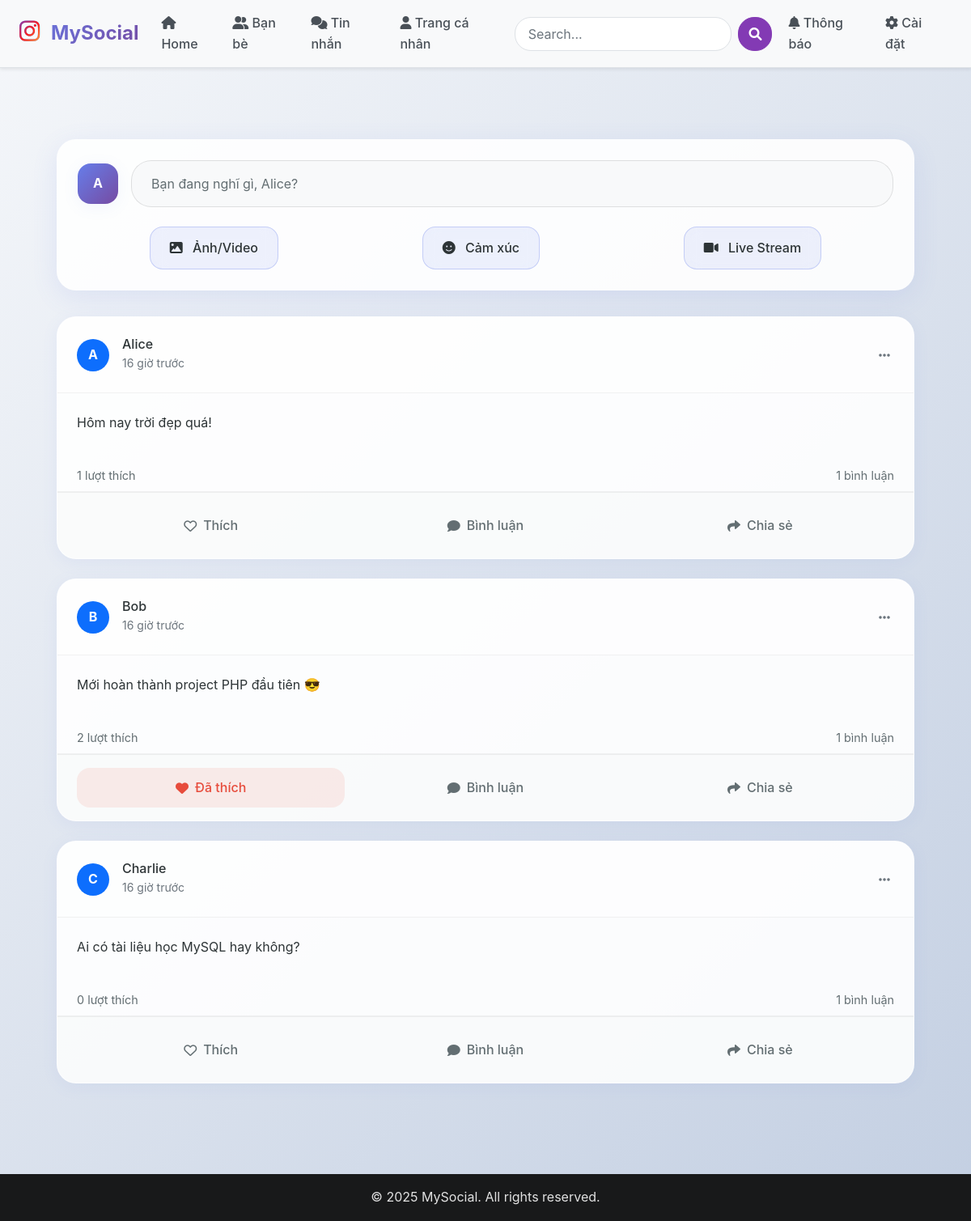
Page /app/views/pages/posts/home.php on the committed database.
### tables this page shows
CREATE TABLE Post (
    PostID INT AUTO_INCREMENT PRIMARY KEY,
    AuthorID INT NOT NULL,
    Content TEXT,
    PostTime DATETIME DEFAULT CURRENT_TIMESTAMP,
    SharedFromPostID INT NULL,
    FOREIGN KEY (AuthorID) REFERENCES Account(AccountID),
    FOREIGN KEY (SharedFromPostID) REFERENCES Post(PostID)
);

CREATE TABLE Account (
    AccountID INT AUTO_INCREMENT PRIMARY KEY,
    Email VARCHAR(100) UNIQUE NOT NULL,
    PasswordHash VARCHAR(255) NOT NULL,
    Username VARCHAR(50) UNIQUE NOT NULL
);

### core/Database.php (called while the page is built, shortened)
<?php
class Database {
    private $conn;
    public function __construct() {
        $this->conn = new mysqli(HOST, USER, PASSWORD, DB);
        $this->conn->set_charset("utf8mb4");
    }
    public function callProcedureSelect($procedureName, $params = []) {
        $placeholders = $params ? implode(',', array_fill(0, count($params), '?')) : '';
        $sql = "CALL $procedureName($placeholders)";
        $stmt = $this->conn->prepare($sql);
        if ($params) {
            $types = str_repeat('s', count($params));
            $stmt->bind_param($types, ...$params);
        }
        $stmt->execute();
        $result = $stmt->get_result();
        $data = [];
        if ($result) {
            while ($row = $result->fetch_assoc()) {
                $data[] = $row;
            }
        }
        return $data;
    }
}
?>

### app/controllers/PostController.php (called while the page is built, shortened)
<?php
require_once __DIR__ . '/../models/Post.php';
require_once __DIR__ . '/../models/Comment.php';
class PostController {
    public function getAllPosts() {
        try {
            $postModel = new Post(0);
            $postsFromDB = $postModel->getAll();
            $posts = [];
            if ($postsFromDB && is_array($postsFromDB)) {
                foreach ($postsFromDB as $row) {
                    $posts[] = $this->formatPostData($row);
                }
            }
            return $posts;
        } catch (Exception $e) {
            error_log("PostController::getAllPosts() - Error: " . $e->getMessage());
            return [[
                'post_id' => 0,
                'username' => 'System',
                'content' => 'Lỗi khi tải bài viết. Vui lòng thử lại sau.',
                'media_url' => null,
                'like_count' => 0,
                'comment_count' => 0,
                'created_at' => 'Vừa xong'
            ]];
        }
    }
    private function formatPostData($row) {
        $imageUrl = $row['ImageUrl'] ?? null;
        $createdAt = $this->formatTimeAgo($row['CreatedAt'] ?? $row['PostTime'] ?? null);
        return [
            'post_id' => $row['PostID'],
            'username' => $row['Username'] ?? 'Unknown User',
            'content' => $row['Content'] ?? '',
            'media_url' => $imageUrl,
            'like_count' => $row['LikeCount'] ?? 0,
            'comment_count' => $row['CommentCount'] ?? 0,
            'created_at' => $createdAt
        ];
    }
    private function formatTimeAgo($timestamp) {
        $createdAt = strtotime($timestamp);
        $now = time();
        $diff = $now - $createdAt;
        if ($diff < 0 || $diff < 60) {
            return 'Vừa xong';
        } elseif ($diff < 3600) {
            $minutes = floor($diff / 60);
            return $minutes . ' phút trước';
        } elseif ($diff < 86400) {
            $hours = floor($diff / 3600);
            return $hours . ' giờ trước';
        } elseif ($diff < 604800) {
            $days = floor($diff / 86400);
            return $days . ' ngày trước';
        } else {
            return date('d/m/Y', $createdAt);
        }
    }
}
?>

### app/models/Post.php (called while the page is built, shortened)
<?php
require_once __DIR__ . '/../../core/Database.php';
class Post {
    private $db;
    public function __construct($authorID, $content = "", $postID = null) {
        $this->db = new Database();
    }
    public function getAll() {
        return $this->db->callProcedureSelect("sp_GetAllPosts");
    }
}
?>

### app/models/Comment.php (called while the page is built, shortened)
<?php
require_once __DIR__ . '/../../core/Database.php';
class Comment {
    private $postID;
    private $db;
    public function __construct($postID, $accountID, $content = "", $commentID = null) {
        $this->postID = $postID;
        $this->db = new Database();
    }
    public function getByPost() {
        return $this->db->callProcedureSelect("sp_GetCommentsByPostId", [$this->postID]);
    }
}
?>

### app/views/components/posts/post-card.php (the view, shortened to what this page needs)
<?php
$post_id = $post['post_id'];
$username = $post['username'] ?? 'Unknown';
$content = $post['content'] ?? '';
$like_count = $post['like_count'] ?? 0;
$created_at = $post['created_at'] ?? 'Vừa xong';
$user_liked = ($post_id % 2 == 0);
$real_comments = [];
try {
    require_once __DIR__ . '/../../../models/Comment.php';
    $commentModel = new Comment($post_id, 0);
    $commentsFromDB = $commentModel->getByPost();
    if ($commentsFromDB && is_array($commentsFromDB)) {
        foreach ($commentsFromDB as $commentRow) {
            $commentTimeValue = $commentRow['CommentTime'] ?? $commentRow['CreatedAt'] ?? null;
            if (!$commentTimeValue) {
                $commentTimeAgo = 'Vừa xong';
            } else {
                $commentCreatedAt = strtotime($commentTimeValue);
                $now = time();
                $diff = $now - $commentCreatedAt;
                $minutes = floor(abs($diff) / 60);
                if ($diff < 0 || $diff < 60) {
                    $commentTimeAgo = 'Vừa xong';
                } elseif ($diff < 3600) {
                    $commentTimeAgo = $minutes . ' phút trước';
                } elseif ($diff < 86400) {
                    $hours = floor($diff / 3600);
                    $commentTimeAgo = $hours . ' giờ trước';
                } elseif ($diff < 604800) {
                    $days = floor($diff / 86400);
                    $commentTimeAgo = $days . ' ngày trước';
                } else {
                    $commentTimeAgo = date('d/m/Y', $commentCreatedAt);
                }
            }
            $real_comments[] = [
                'username' => $commentRow['Username'] ?? 'Anonymous',
                'content' => $commentRow['Content'] ?? '',
                'created_at' => $commentTimeAgo
            ];
        }
    }
} catch (Exception $e) {
    error_log("Error loading comments for post {$post_id}: " . $e->getMessage());
}
?>
<div class="post-card mb-4" data-post-id="<?= $post_id ?>">
    <div class="post-header">
        <div class="d-flex align-items-center justify-content-between">
            <div class="d-flex align-items-center">
                <div class="bg-primary rounded-circle d-flex align-items-center justify-content-center me-3"
                     style="width: 40px; height: 40px;">
                    <span class="text-white fw-bold"><?= strtoupper(substr($username, 0, 1)) ?></span>
                </div>
                <div>
                    <h6 class="mb-0"><?= htmlspecialchars($username) ?></h6>
                    <small class="text-muted"><?= htmlspecialchars($created_at) ?></small>
                </div>
            </div>
            <div class="dropdown">
                <button class="btn btn-link text-muted p-1" data-bs-toggle="dropdown">
                    <i class="fas fa-ellipsis-h"></i>
                </button>
            </div>
        </div>
    </div>
    <div class="post-content">
        <?php if ($content): ?>
        <p class="post-text"><?= nl2br(htmlspecialchars($content)) ?></p>
        <?php endif; ?>
    </div>
    <div class="post-stats">
        <div class="like-reactions">
            <span class="like-count"><?= number_format($like_count) ?> lượt thích</span>
        </div>
        <span class="comment-count"><?= count($real_comments) ?> bình luận</span>
    </div>
    <div class="post-actions">
        <button class="action-btn like-btn <?= $user_liked ? 'liked' : '' ?>"
                data-post-id="<?= $post_id ?>">
            <i class="<?= $user_liked ? 'fas' : 'far' ?> fa-heart"></i>
            <span><?= $user_liked ? 'Đã thích' : 'Thích' ?></span>
        </button>
        <button class="action-btn comment-btn" data-post-id="<?= $post_id ?>" onclick="openPostDetail(<?= $post_id ?>)">
            <i class="fas fa-comment"></i>
            <span>Bình luận</span>
        </button>
        <button class="action-btn share-btn" data-post-id="<?= $post_id ?>">
            <i class="fas fa-share"></i>
            <span>Chia sẻ</span>
        </button>
    </div>
</div>

### app/views/pages/posts/home.php (shortened to what this page needs)
<?php
require_once __DIR__ . '/../../../controllers/PostController.php';
$postController = new PostController();
$posts = $postController->getAllPosts();
?>
<!DOCTYPE html>
<html lang="vi">
<head>
    <link href="https://cdn.jsdelivr.net/npm/bootstrap@5.1.3/dist/css/bootstrap.min.css" rel="stylesheet">
    <link href="https://cdnjs.cloudflare.com/ajax/libs/font-awesome/6.0.0/css/all.min.css" rel="stylesheet">
    <link href="/public/assets/css/theme.css" rel="stylesheet">
    <link href="/public/assets/css/posts.css" rel="stylesheet">
</head>
<body>
    <div class="main-container">
        <div class="content-grid">
            <main class="center-feed">
                <?php include __DIR__ . '/create-post.php'; ?>
                <section class="posts-feed">
                    <?php foreach ($posts as $post): ?>
                        <?php include __DIR__ . '/../../components/posts/post-card.php'; ?>
                    <?php endforeach; ?>
                </section>
            </main>
        </div>
    </div>
</body>
</html>
<?php
require_once __DIR__ . '/../../layouts/main.php';

### rows in the picture
post: AuthorID.Username "A", AuthorID.Username "Alice", content "Hôm nay trời đẹp quá!", like_count "1", count($real_comments) "1", shows "Thích"
post: AuthorID.Username "B", AuthorID.Username "Bob", content "Mới hoàn thành project PHP đầu tiên 😎", like_count "2", count($real_comments) "1", shows "Đã thích"
post: AuthorID.Username "C", AuthorID.Username "Charlie", content "Ai có tài liệu học MySQL hay không?", like_count "0", count($real_comments) "1", shows "Thích"

### other values in the picture
substr($currentUser, 0, 1) "A"
